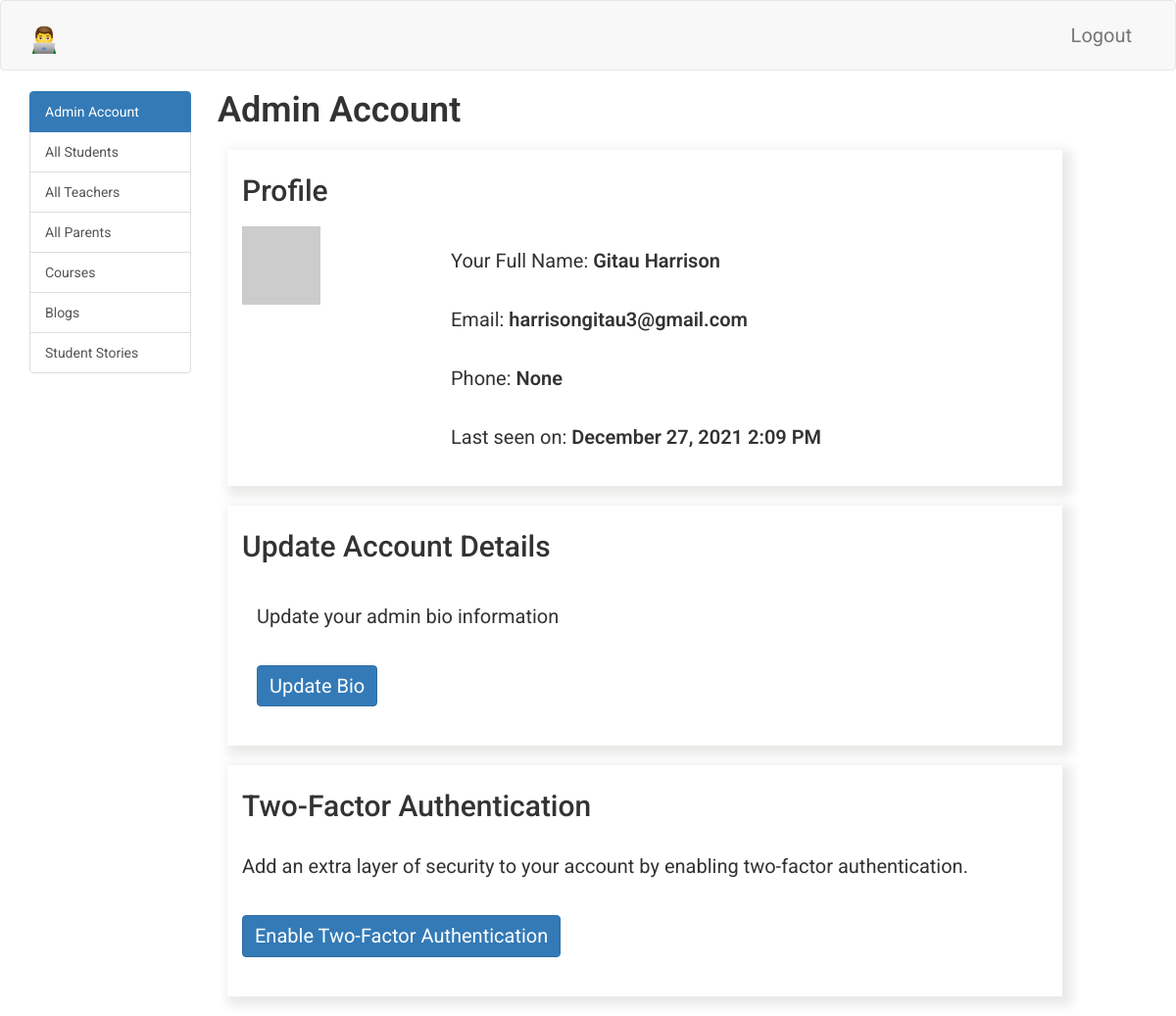
/admin/dashboard (signed in), run on an earlier commit of the app's database.
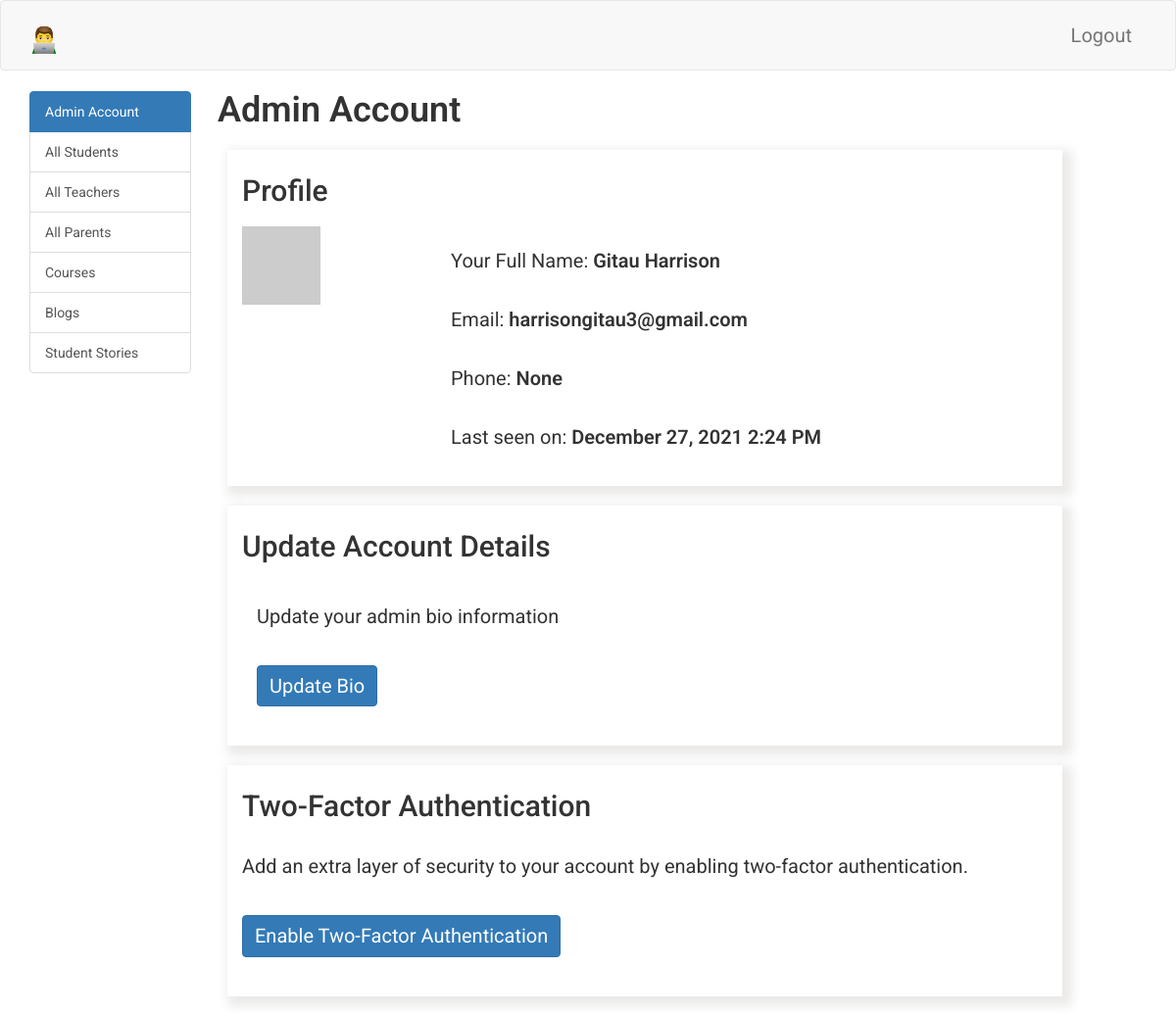
And on a later commit of the database.
### app/models.py (models this page shows, shortened)
class Admin(UserMixin, db.Model):
    __tablename__ = 'admin'
    id = db.Column(db.Integer, primary_key=True)
    admin_full_name = db.Column(db.String(64), index=True, unique=True)
    admin_email = db.Column(db.String(64), unique=True, index=True)
    admin_phone = db.Column(db.String(64), unique=True, index=True)
    admin_last_seen = db.Column(db.DateTime, default=datetime.utcnow)
    admin_about_me = db.Column(db.String(140))
    admin_password_hash = db.Column(db.String(128))
    courses = db.relationship(
        'Courses',
        backref='author',
        lazy='dynamic'
        )
    blog_articles = db.relationship(
        'BlogArticles',
        backref='author',
        lazy='dynamic'
    )
    flask_student_stories = db.relationship(
        'FlaskStudentStories',
        backref='author',
        lazy='dynamic'
        )
    def avatar_admin(self, size):
        digest = md5(self.admin_email.lower().encode('utf-8')).hexdigest()
        return 'https://www.gravatar.com/avatar/{}?d=identicon&s={}'.format(
            digest, size)
    def two_factor_admin_enabled(self):
        return self.admin_phone is not None

### app/admin/routes.py (the view, shortened to what this page needs)
@bp.route('/dashboard', methods=['GET', 'POST'])
@login_required
def dashboard_admin():
    admin = Admin.query.filter_by(
        admin_full_name=current_user.admin_full_name
        ).first()
    students = Student.query.order_by(Student.student_last_seen.desc()).all()
    teachers = Teacher.query.order_by(Teacher.teacher_last_seen.desc()).all()
    parents = Parent.query.order_by(Parent.parent_last_seen.desc()).all()
    all_students = len(Student.query.all())
    all_teachers = len(Teacher.query.all())
    all_parents = len(Parent.query.all())
    teacher_form = TeacherRegistrationForm()
    course_form = CoursesForm()
    page = request.args.get('page', 1, type=int)
    courses = Courses.query.order_by(
        Courses.timestamp.desc()
        ).paginate(
            page,
            current_app.config['POSTS_PER_PAGE'],
            False
            )
    next_url = url_for(
        'admin.dashboard_admin',
        page=courses.next_num,
        _anchor="courses") \
        if courses.has_next else None
    prev_url = url_for(
        'admin.dashboard_admin',
        page=courses.prev_num,
        _anchor="courses") \
        if courses.has_prev else None
    all_courses = len(Courses.query.all())
    blog_articles_form = BlogArticlesForm()
    all_blog_articles = len(BlogArticles.query.all())
    return render_template(
        'admin/dashboard_admin.html',
        title='Admin Dashboard',
        admin=admin,
        students=students,
        teachers=teachers,
        parents=parents,
        all_students=all_students,
        all_teachers=all_teachers,
        all_parents=all_parents,
        teacher_form=teacher_form,
        course_form=course_form,
        courses=courses.items,
        next_url=next_url,
        prev_url=prev_url,
        all_courses=all_courses,
        blog_articles_form=blog_articles_form,
        all_blog_articles=all_blog_articles
        )

### app/admin/routes.py (called while the page is built)
@bp.before_request
def before_request():
    if current_user.is_authenticated:
        current_user.admin_last_seen = datetime.utcnow()
        db.session.commit()

### app/models.py (called while the page is built)
@login.user_loader
def load_admin(id):
    return Admin.query.get(int(id))

### app/templates/admin/dashboard_admin.html (shortened to what the changed rows need)
{% extends 'base.html' %}
{% import 'bootstrap/wtf.html' as wtf %}
{% block app_content %}
<div class="row">
    <div class="col-sm-10 ">
        <div id="account" class="tabcontent">
            <div class="row">
                <div class="row">
                    <div class="col-sm-12">
                        <h1>Admin Account</h1>
                    </div>
                </div>
                <div class="row profile">
                    <div class="col-sm-12">
                        <h2>Profile</h2>
                        <div class="row">
                            <div class="col-sm-9">
                                <p>
                                    Your Full Name: <span style="font-weight: 600;">{{ current_user.admin_full_name }}</span>
                                </p>
                                <p>
                                    Email: <span style="font-weight: 600;">{{ current_user.admin_email }}</span>
                                </p>
                                <p>
                                    Phone: <span style="font-weight: 600;">{{ current_user.admin_phone }}</span>
                                </p>
                                {% if current_user.admin_last_seen %}
                                    <p>
                                        Last seen on: <span style="font-weight: 600;">{{ moment(current_user.admin_last_seen).format('LLL') }}</span>
                                    </p>
                                {% endif %}
                            </div>
                        </div>
                    </div>
                </div>
                <div class="row update-account">
                    <div class="col-sm-12">
                        <h2>Update Account Details</h2>
                    </div>
                </div>
                <div class="row two-factor-auth">
                    <div class="col-sm-12">
                        <h2>Two-Factor Authentication</h2>
                    </div>
                </div>
            </div>
        </div>
    </div>
</div>
{% endblock %}

What changed in the data, as far as the page shows it:
changed Admin "Gitau Harrison": admin_last_seen "December 27, 2021 2:09 PM" → "December 27, 2021 2:24 PM"
